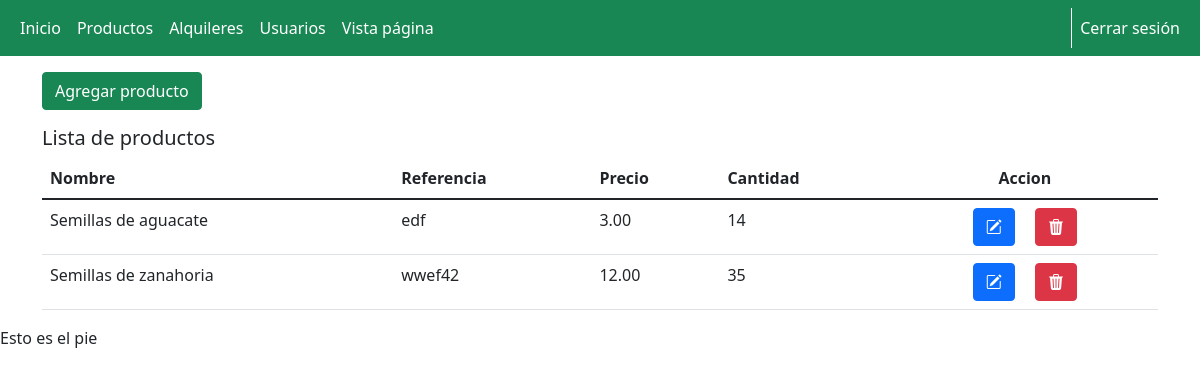
Page /admin/productos.php (signed in) on the committed database.
### tables this page shows
CREATE TABLE `productos` (
  `id` int(20) NOT NULL,
  `nombre` varchar(50) NOT NULL,
  `referencia` varchar(20) NOT NULL,
  `precio` decimal(10,2) NOT NULL,
  `cantidad` int(5) NOT NULL
);

### config/conexion.php (called while the page is built, shortened)
<?php
Class Conexion extends Database {
    public function __construct() {
        $this->datos = "mysql:host=127.0.0.1;dbname=$this->dbname";
    }
    public function conexion() {
        try {
            $conn = new PDO($this->datos, $this->username, $this->password);
        } catch (PDOException $pe) {
            die("No se ha podido conectar con $this->dbname :" . $pe->getMessage());
        }
        return $conn;
    }
}

### config/funcionesProductos.php (called while the page is built, shortened)
<?php
require_once(__DIR__.'\conexion.php');
class Funciones{
    private $conexion;
    public function  __construct(){
        $bd = new Conexion();
        $this->conexion = $bd->conexion();
    }
    public function consultar(){
        $sql = "SELECT * FROM `productos` ORDER BY nombre;";
        $query = $this->conexion -> prepare($sql);
        $query -> execute();
        $results = $query -> fetchAll(PDO::FETCH_OBJ);
        return $results;
    }
}

### admin/productos.php (the view, shortened to what this page needs)
<?php
include './template/cabecera.php';
include("../config/funcionesProductos.php");
if (isset($_SESSION['usuario']) && $_SESSION['rol'] == '1') {
    $consulta = new Funciones;
    $resultados = $consulta->consultar();
?>
    <div>
        <a href="productos/formAgregar.php"><button type="text" class="btn btn-success my-3">Agregar producto</button></a>
    </div>
    <div>
        <div>
            <h5>Lista de productos</h5>
        </div>
    </div>
    <div class="container">
        <div class="row">
            <div class="col-lg-12">
                <table id="productos" class="table display nowrap" cellspacing="0" width="100%">
                    <thead>
                        <tr>
                            <th>Nombre</th>
                            <th>Referencia</th>
                            <th>Precio</th>
                            <th>Cantidad</th>
                            <th class='text-center'>Accion</th>
                        </tr>
                    </thead>
                    <tbody>
                        <?php
                        foreach ($resultados as $resultado) {
                        ?>
                            <tr>
                                <td><?php echo $resultado->nombre; ?></td>
                                <td><?php echo $resultado->referencia; ?></td>
                                <td><?php echo $resultado->precio; ?></td>
                                <td><?php echo $resultado->cantidad; ?></td>
                                <td class='text-center'><a href="productos/formEditar.php?id=<?php echo $resultado->id; ?>" class="btn btn-primary mx-2"><i class="bi bi-pencil-square"></i></a>
                                    <a href="productos/borrarProducto.php?id=<?php echo $resultado->id; ?>" class="btn btn-danger mx-2"><i class="bi bi-trash3-fill"></i></a>
                                </td>
                            </tr>
                        <?php
                        }
                        ?>
                    </tbody>
                </table>
            </div>
        </div>
    </div>
    </div>
<?php
    require_once("./template/pie.php");
} else {
    header('Location: ../');
}
?>

### rows in the picture
productos: nombre "Semillas de aguacate", referencia "edf", precio "3.00", cantidad "14"
productos: nombre "Semillas de zanahoria", referencia "wwef42", precio "12.00", cantidad "35"
